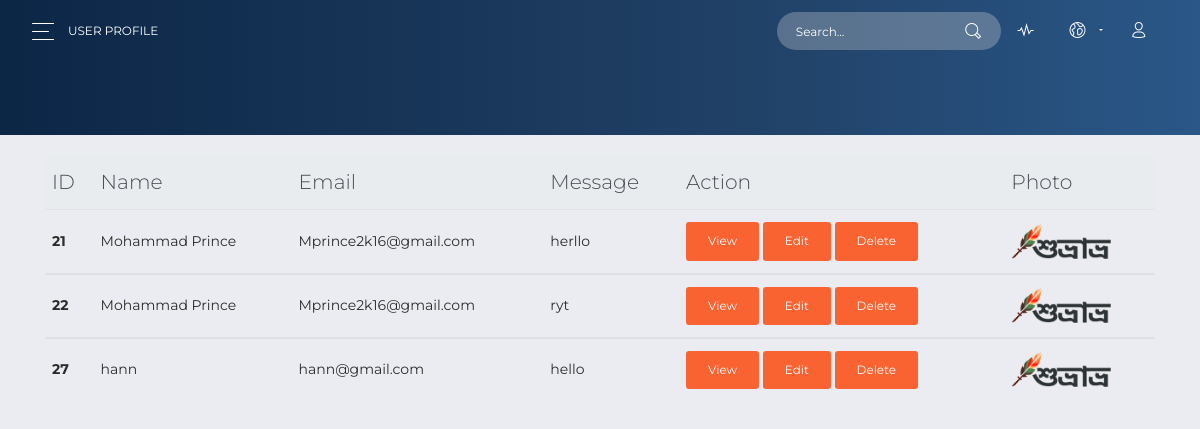
Page /message_view.php on the committed database.
### tables this page shows
CREATE TABLE `innova_table` (
  `id` int(11) NOT NULL,
  `name` varchar(50) NOT NULL,
  `email` varchar(50) NOT NULL,
  `message` text NOT NULL,
  `photo` varchar(50) NOT NULL
);

### message_view.php (the view)
<?php
require 'dashboard/dash_header.php';
?>
<?php
$select_query	=	"SELECT * FROM innova_table";
$return_db	=	mysqli_query($db_connection,$select_query);
?>
      <div class="panel-header panel-header-sm">
      </div>
      <div class="content">
<div class="container" style="margin:50px 0 0 0";>
	<div class="row">
		<div class="col-md-12">
	<table class="table">
  <thead class="thead-light">
    <tr>
      <th scope="col">ID</th>
      <th scope="col">Name</th>
      <th scope="col">Email</th>
      <th scope="col">Message</th>
      <th scope="col">Action</th>
      <th scope="col">Photo</th>
    </tr>
  </thead>
<?php foreach ($return_db as $value) {
 ?>
  <tbody>
    <tr>
      <th scope="row"><?php echo $value['id']; ?></th>
      <td><?php echo $value['name']; ?></td>
      <td><?php echo $value['email']; ?></td>
      <td><?php echo $value['message']; ?></td>
      <td>
        <a href="single_view.php?id= <?php echo $value['id']; ?>" class="btn btn-primary">View</a>
        <a href="edit.php?id= <?php echo $value['id']; ?>" class="btn btn-primary">Edit</a>
        <a href="delete.php?id= <?php echo $value['id']; ?>" class="btn btn-primary">Delete</a>
      </td>
      <td><img src="uploads/<?php echo $value['photo']; ?>" alt="" width="100"></td>
    </tr>
  </tbody>
<?php } ?>
</table>
		</div>
	</div>
</div>
</div>
<?php
require 'dashboard/dash_footer.php';
?>

### dashboard/dash_header.php (shortened to what this page needs)
<!DOCTYPE html>
<html lang="en">
<head>
  <link rel="stylesheet" href="https://use.fontawesome.com/releases/v5.7.1/css/all.css">
  <link rel="stylesheet" href="https://stackpath.bootstrapcdn.com/bootstrap/4.1.3/css/bootstrap.min.css">
  <link href="assets/css/now-ui-dashboard.min.css" rel="stylesheet" />
  <link href="assets/demo/demo.css" rel="stylesheet" />
</head>
<body class="">
  <div class="wrapper ">
    <div class="main-panel" id="main-panel">
      <nav class="navbar navbar-expand-lg navbar-transparent  bg-primary  navbar-absolute">
        <div class="container-fluid">
          <div class="navbar-wrapper">
            <div class="navbar-toggle">
              <button type="button" class="navbar-toggler">
                <span class="navbar-toggler-bar bar1"></span>
                <span class="navbar-toggler-bar bar2"></span>
                <span class="navbar-toggler-bar bar3"></span>
              </button>
            </div>
            <a class="navbar-brand" href="#pablo">User Profile</a>
          </div>
          <div class="collapse navbar-collapse justify-content-end" id="navigation">
            <form>
              <div class="input-group no-border">
                <input type="text" value="" class="form-control" placeholder="Search...">
                <div class="input-group-append">
                  <div class="input-group-text">
                    <i class="now-ui-icons ui-1_zoom-bold"></i>
                  </div>
                </div>
              </div>
            </form>
            <ul class="navbar-nav">
              <li class="nav-item">
                <a class="nav-link" href="#pablo">
                  <i class="now-ui-icons media-2_sound-wave"></i>
                </a>
              </li>
              <li class="nav-item dropdown">
                <a class="nav-link dropdown-toggle" id="navbarDropdownMenuLink" data-toggle="dropdown" aria-haspopup="true" aria-expanded="false">
                  <i class="now-ui-icons location_world"></i>
                </a>
              </li>
              <li class="nav-item">
                <a class="nav-link" href="#pablo">
                  <i class="now-ui-icons users_single-02"></i>
                </a>
              </li>
            </ul>
          </div>
        </div>
      </nav>

### dashboard/dash_footer.php (shortened to what this page needs)
</body>
</html>

### rows in the picture
innova_table: id "21", name "Mohammad Prince", email "Mprince2k16@gmail.com", message "herllo", photo (picture)
innova_table: id "22", name "Mohammad Prince", email "Mprince2k16@gmail.com", message "ryt", photo (picture)
innova_table: id "27", name "hann", email "hann@gmail.com", message "hello", photo (picture)
